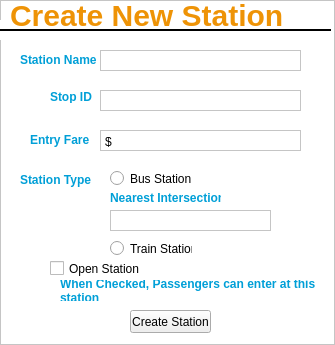
<?xml version="1.0" encoding="UTF-8"?>
<ui version="4.0">
 <class>Frame</class>
 <widget class="QFrame" name="Frame">
  <property name="geometry">
   <rect>
    <x>0</x>
    <y>0</y>
    <width>335</width>
    <height>345</height>
   </rect>
  </property>
  <property name="windowTitle">
   <string>Create New Station</string>
  </property>
  <property name="windowIcon">
   <iconset resource="../qtResources.qrc">
    <normaloff>:/newPrefix/ui/marta-logo.png</normaloff>:/newPrefix/ui/marta-logo.png</iconset>
  </property>
  <property name="styleSheet">
   <string notr="true">QFrame {background-color: #ffffff} 
QLabel {color: #009fd7; font-weight: bold;}
#frameLabelTop {background-color: transparent; color: #ee9306; font-size: 30px;}</string>
  </property>
  <property name="frameShape">
   <enum>QFrame::StyledPanel</enum>
  </property>
  <property name="frameShadow">
   <enum>QFrame::Raised</enum>
  </property>
  <widget class="QLabel" name="stationNameLabel">
   <property name="geometry">
    <rect>
     <x>20</x>
     <y>50</y>
     <width>81</width>
     <height>20</height>
    </rect>
   </property>
   <property name="text">
    <string>Station Name</string>
   </property>
  </widget>
  <widget class="QLabel" name="stopIdLabel">
   <property name="geometry">
    <rect>
     <x>50</x>
     <y>90</y>
     <width>47</width>
     <height>13</height>
    </rect>
   </property>
   <property name="text">
    <string>Stop ID</string>
   </property>
  </widget>
  <widget class="QLabel" name="entryFareLabel">
   <property name="geometry">
    <rect>
     <x>30</x>
     <y>130</y>
     <width>61</width>
     <height>20</height>
    </rect>
   </property>
   <property name="text">
    <string>Entry Fare</string>
   </property>
  </widget>
  <widget class="QLabel" name="stationTypeLabel">
   <property name="geometry">
    <rect>
     <x>20</x>
     <y>170</y>
     <width>81</width>
     <height>20</height>
    </rect>
   </property>
   <property name="text">
    <string>Station Type</string>
   </property>
  </widget>
  <widget class="QPlainTextEdit" name="nearestIntersectionTextEdit">
   <property name="geometry">
    <rect>
     <x>110</x>
     <y>210</y>
     <width>161</width>
     <height>21</height>
    </rect>
   </property>
   <property name="verticalScrollBarPolicy">
    <enum>Qt::ScrollBarAlwaysOff</enum>
   </property>
  </widget>
  <widget class="QPlainTextEdit" name="stationNameTextEdit">
   <property name="geometry">
    <rect>
     <x>100</x>
     <y>50</y>
     <width>201</width>
     <height>21</height>
    </rect>
   </property>
   <property name="verticalScrollBarPolicy">
    <enum>Qt::ScrollBarAlwaysOff</enum>
   </property>
  </widget>
  <widget class="QPlainTextEdit" name="stopIdTextEdit">
   <property name="geometry">
    <rect>
     <x>100</x>
     <y>90</y>
     <width>201</width>
     <height>21</height>
    </rect>
   </property>
   <property name="verticalScrollBarPolicy">
    <enum>Qt::ScrollBarAlwaysOff</enum>
   </property>
  </widget>
  <widget class="QPlainTextEdit" name="entryFareTextEdit">
   <property name="geometry">
    <rect>
     <x>100</x>
     <y>130</y>
     <width>201</width>
     <height>21</height>
    </rect>
   </property>
   <property name="verticalScrollBarPolicy">
    <enum>Qt::ScrollBarAlwaysOff</enum>
   </property>
   <property name="plainText">
    <string>$</string>
   </property>
  </widget>
  <widget class="QRadioButton" name="busStationButton">
   <property name="geometry">
    <rect>
     <x>110</x>
     <y>170</y>
     <width>82</width>
     <height>17</height>
    </rect>
   </property>
   <property name="text">
    <string>Bus Station</string>
   </property>
  </widget>
  <widget class="QLabel" name="nearestIntersectionLabel">
   <property name="geometry">
    <rect>
     <x>110</x>
     <y>190</y>
     <width>111</width>
     <height>16</height>
    </rect>
   </property>
   <property name="font">
    <font>
     <weight>75</weight>
     <bold>true</bold>
    </font>
   </property>
   <property name="text">
    <string>Nearest Intersection</string>
   </property>
  </widget>
  <widget class="QRadioButton" name="trainStationButton">
   <property name="geometry">
    <rect>
     <x>110</x>
     <y>240</y>
     <width>82</width>
     <height>17</height>
    </rect>
   </property>
   <property name="text">
    <string>Train Station</string>
   </property>
  </widget>
  <widget class="QCheckBox" name="openStationBox">
   <property name="geometry">
    <rect>
     <x>50</x>
     <y>260</y>
     <width>91</width>
     <height>17</height>
    </rect>
   </property>
   <property name="text">
    <string>Open Station</string>
   </property>
  </widget>
  <widget class="QLabel" name="warningLabel">
   <property name="geometry">
    <rect>
     <x>60</x>
     <y>280</y>
     <width>261</width>
     <height>21</height>
    </rect>
   </property>
   <property name="font">
    <font>
     <weight>75</weight>
     <bold>true</bold>
    </font>
   </property>
   <property name="text">
    <string>When Checked, Passengers can enter at this station</string>
   </property>
   <property name="alignment">
    <set>Qt::AlignLeading|Qt::AlignLeft|Qt::AlignVCenter</set>
   </property>
   <property name="wordWrap">
    <bool>true</bool>
   </property>
  </widget>
  <widget class="QPushButton" name="createStationButton">
   <property name="geometry">
    <rect>
     <x>130</x>
     <y>310</y>
     <width>81</width>
     <height>23</height>
    </rect>
   </property>
   <property name="text">
    <string>Create Station</string>
   </property>
  </widget>
  <widget class="Line" name="line">
   <property name="windowModality">
    <enum>Qt::ApplicationModal</enum>
   </property>
   <property name="geometry">
    <rect>
     <x>0</x>
     <y>20</y>
     <width>331</width>
     <height>20</height>
    </rect>
   </property>
   <property name="maximumSize">
    <size>
     <width>16777215</width>
     <height>16777215</height>
    </size>
   </property>
   <property name="font">
    <font>
     <pointsize>8</pointsize>
    </font>
   </property>
   <property name="mouseTracking">
    <bool>true</bool>
   </property>
   <property name="autoFillBackground">
    <bool>false</bool>
   </property>
   <property name="styleSheet">
    <string notr="true">Line {backgournd-color: none;}</string>
   </property>
   <property name="frameShadow">
    <enum>QFrame::Plain</enum>
   </property>
   <property name="lineWidth">
    <number>2</number>
   </property>
   <property name="orientation">
    <enum>Qt::Horizontal</enum>
   </property>
  </widget>
  <widget class="QLabel" name="frameLabelTop">
   <property name="geometry">
    <rect>
     <x>10</x>
     <y>0</y>
     <width>301</width>
     <height>31</height>
    </rect>
   </property>
   <property name="font">
    <font>
     <pointsize>-1</pointsize>
     <weight>75</weight>
     <bold>true</bold>
    </font>
   </property>
   <property name="autoFillBackground">
    <bool>false</bool>
   </property>
   <property name="styleSheet">
    <string notr="true">QLabel {background-color: transparent}</string>
   </property>
   <property name="text">
    <string>Create New Station</string>
   </property>
  </widget>
 </widget>
 <resources>
  <include location="../qtResources.qrc"/>
 </resources>
 <connections/>
</ui>
